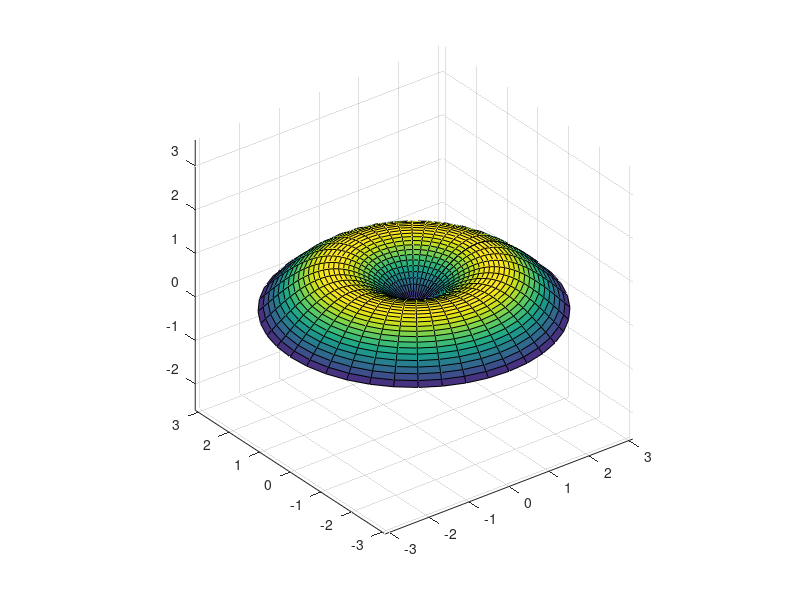

Write MATLAB code to recreate this figure.
clc
r = 0:0.1:pi;
z = sin(r);
theta = 0:pi/20:2*pi;
xx = bsxfun(@times,r',cos(theta));
yy = bsxfun(@times,r',sin(theta));
zz = repmat(z',1,length(theta));
surf(xx,yy,zz)
axis equal